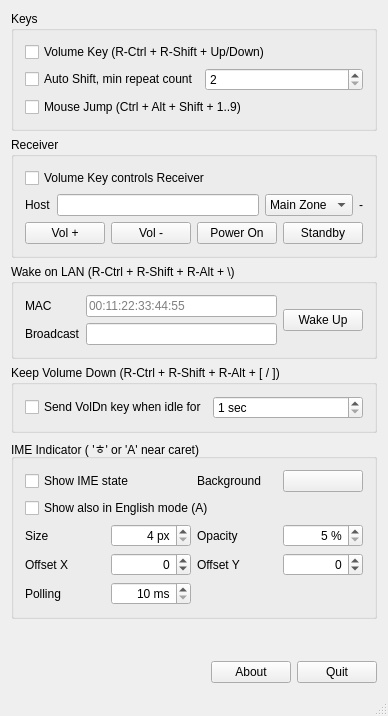
<?xml version="1.0" encoding="UTF-8"?>
<ui version="4.0">
 <class>xWndMainClass</class>
 <widget class="QMainWindow" name="xWndMainClass">
  <property name="geometry">
   <rect>
    <x>0</x>
    <y>0</y>
    <width>382</width>
    <height>716</height>
   </rect>
  </property>
  <property name="windowTitle">
   <string>WinKeyUtil</string>
  </property>
  <property name="windowIcon">
   <iconset resource="WndMain.qrc">
    <normaloff>:/xWndMain/res/WinKeyUtil.ico</normaloff>:/xWndMain/res/WinKeyUtil.ico</iconset>
  </property>
  <widget class="QWidget" name="centralWidget">
   <layout class="QVBoxLayout" name="layoutMain">
    <item>
     <widget class="QGroupBox" name="grpKeys">
      <property name="title">
       <string>Keys</string>
      </property>
      <layout class="QGridLayout" name="layoutKeys">
       <item row="0" column="0" colspan="2">
        <widget class="QCheckBox" name="chkVolumeKey">
         <property name="text">
          <string>Volume Key (R-Ctrl + R-Shift + Up/Down)</string>
         </property>
        </widget>
       </item>
       <item row="1" column="0">
        <widget class="QCheckBox" name="chkAutoShift">
         <property name="text">
          <string>Auto Shift, min repeat count</string>
         </property>
        </widget>
       </item>
       <item row="1" column="1">
        <widget class="QSpinBox" name="spinMinRepeat">
         <property name="minimum">
          <number>2</number>
         </property>
         <property name="maximum">
          <number>100</number>
         </property>
        </widget>
       </item>
       <item row="2" column="0" colspan="2">
        <widget class="QCheckBox" name="chkMouseJump">
         <property name="text">
          <string>Mouse Jump (Ctrl + Alt + Shift + 1..9)</string>
         </property>
        </widget>
       </item>
      </layout>
     </widget>
    </item>
    <item>
     <widget class="QGroupBox" name="grpReceiver">
      <property name="title">
       <string>Receiver</string>
      </property>
      <property name="checkable">
       <bool>false</bool>
      </property>
      <layout class="QGridLayout" name="layoutReceiver">
       <item row="0" column="0" colspan="4">
        <widget class="QCheckBox" name="chkReceiver">
         <property name="text">
          <string>Volume Key controls Receiver</string>
         </property>
        </widget>
       </item>
       <item row="1" column="0">
        <widget class="QLabel" name="lblHost">
         <property name="text">
          <string>Host</string>
         </property>
        </widget>
       </item>
       <item row="1" column="1">
        <widget class="QLineEdit" name="edtHost"/>
       </item>
       <item row="1" column="2">
        <widget class="QComboBox" name="cmbZone">
         <item>
          <property name="text">
           <string>Main Zone</string>
          </property>
         </item>
         <item>
          <property name="text">
           <string>Zone 2</string>
          </property>
         </item>
        </widget>
       </item>
       <item row="1" column="3">
        <widget class="QLabel" name="lblVolume">
         <property name="text">
          <string>-</string>
         </property>
         <property name="alignment">
          <set>Qt::AlignmentFlag::AlignRight|Qt::AlignmentFlag::AlignTrailing|Qt::AlignmentFlag::AlignVCenter</set>
         </property>
        </widget>
       </item>
       <item row="2" column="0" colspan="4">
        <layout class="QHBoxLayout" name="layoutReceiverButtons">
         <item>
          <widget class="QPushButton" name="btnVolumeUp">
           <property name="text">
            <string>Vol +</string>
           </property>
          </widget>
         </item>
         <item>
          <widget class="QPushButton" name="btnVolumeDown">
           <property name="text">
            <string>Vol -</string>
           </property>
          </widget>
         </item>
         <item>
          <widget class="QPushButton" name="btnPowerOn">
           <property name="text">
            <string>Power On</string>
           </property>
          </widget>
         </item>
         <item>
          <widget class="QPushButton" name="btnPowerOff">
           <property name="text">
            <string>Standby</string>
           </property>
          </widget>
         </item>
        </layout>
       </item>
      </layout>
     </widget>
    </item>
    <item>
     <widget class="QGroupBox" name="grpWOL">
      <property name="title">
       <string>Wake on LAN (R-Ctrl + R-Shift + R-Alt + \)</string>
      </property>
      <layout class="QGridLayout" name="layoutWOL">
       <item row="0" column="0">
        <widget class="QLabel" name="lblMAC">
         <property name="text">
          <string>MAC</string>
         </property>
        </widget>
       </item>
       <item row="0" column="1">
        <widget class="QLineEdit" name="edtMAC">
         <property name="placeholderText">
          <string>00:11:22:33:44:55</string>
         </property>
        </widget>
       </item>
       <item row="0" column="2" rowspan="2">
        <widget class="QPushButton" name="btnWakeUp">
         <property name="text">
          <string>Wake Up</string>
         </property>
        </widget>
       </item>
       <item row="1" column="0">
        <widget class="QLabel" name="lblBroadcast">
         <property name="text">
          <string>Broadcast</string>
         </property>
        </widget>
       </item>
       <item row="1" column="1">
        <widget class="QLineEdit" name="edtBroadcast"/>
       </item>
      </layout>
     </widget>
    </item>
    <item>
     <widget class="QGroupBox" name="grpGenerator">
      <property name="title">
       <string>Keep Volume Down (R-Ctrl + R-Shift + R-Alt + [ / ])</string>
      </property>
      <layout class="QHBoxLayout" name="layoutGenerator">
       <item>
        <widget class="QCheckBox" name="chkGenerate">
         <property name="text">
          <string>Send VolDn key when idle for</string>
         </property>
        </widget>
       </item>
       <item>
        <widget class="QSpinBox" name="spinInterval">
         <property name="suffix">
          <string> sec</string>
         </property>
         <property name="minimum">
          <number>1</number>
         </property>
         <property name="maximum">
          <number>86400</number>
         </property>
        </widget>
       </item>
      </layout>
     </widget>
    </item>
    <item>
     <widget class="QGroupBox" name="grpIme">
      <property name="title">
       <string>IME Indicator ( 'ㅎ' or 'A' near caret)</string>
      </property>
      <layout class="QGridLayout" name="layoutIme">
       <item row="0" column="0" colspan="2">
        <widget class="QCheckBox" name="chkImeIndicator">
         <property name="text">
          <string>Show IME state</string>
         </property>
        </widget>
       </item>
       <item row="1" column="0" colspan="4">
        <widget class="QCheckBox" name="chkImeShowEnglish">
         <property name="text">
          <string>Show also in English mode (A)</string>
         </property>
        </widget>
       </item>
       <item row="2" column="0">
        <widget class="QLabel" name="lblImeSize">
         <property name="text">
          <string>Size</string>
         </property>
        </widget>
       </item>
       <item row="2" column="1">
        <widget class="QSpinBox" name="spinImeSize">
         <property name="alignment">
          <set>Qt::AlignmentFlag::AlignRight|Qt::AlignmentFlag::AlignTrailing|Qt::AlignmentFlag::AlignVCenter</set>
         </property>
         <property name="suffix">
          <string> px</string>
         </property>
         <property name="minimum">
          <number>4</number>
         </property>
         <property name="maximum">
          <number>32</number>
         </property>
        </widget>
       </item>
       <item row="0" column="2">
        <widget class="QLabel" name="lblImeColor">
         <property name="text">
          <string>Background</string>
         </property>
        </widget>
       </item>
       <item row="0" column="3">
        <widget class="QPushButton" name="btnImeColor"/>
       </item>
       <item row="2" column="2">
        <widget class="QLabel" name="lblImeOpacity">
         <property name="text">
          <string>Opacity</string>
         </property>
        </widget>
       </item>
       <item row="2" column="3">
        <widget class="QSpinBox" name="spinImeOpacity">
         <property name="alignment">
          <set>Qt::AlignmentFlag::AlignRight|Qt::AlignmentFlag::AlignTrailing|Qt::AlignmentFlag::AlignVCenter</set>
         </property>
         <property name="suffix">
          <string> %</string>
         </property>
         <property name="minimum">
          <number>5</number>
         </property>
         <property name="maximum">
          <number>100</number>
         </property>
         <property name="singleStep">
          <number>5</number>
         </property>
        </widget>
       </item>
       <item row="4" column="0">
        <widget class="QLabel" name="lblImeInterval">
         <property name="text">
          <string>Polling</string>
         </property>
        </widget>
       </item>
       <item row="4" column="1">
        <widget class="QSpinBox" name="spinImeInterval">
         <property name="alignment">
          <set>Qt::AlignmentFlag::AlignRight|Qt::AlignmentFlag::AlignTrailing|Qt::AlignmentFlag::AlignVCenter</set>
         </property>
         <property name="suffix">
          <string> ms</string>
         </property>
         <property name="minimum">
          <number>10</number>
         </property>
         <property name="maximum">
          <number>10000</number>
         </property>
         <property name="singleStep">
          <number>10</number>
         </property>
        </widget>
       </item>
       <item row="3" column="0">
        <widget class="QLabel" name="lblImeX">
         <property name="text">
          <string>Offset X</string>
         </property>
        </widget>
       </item>
       <item row="3" column="1">
        <widget class="QSpinBox" name="spinImeX">
         <property name="alignment">
          <set>Qt::AlignmentFlag::AlignRight|Qt::AlignmentFlag::AlignTrailing|Qt::AlignmentFlag::AlignVCenter</set>
         </property>
         <property name="minimum">
          <number>-500</number>
         </property>
         <property name="maximum">
          <number>500</number>
         </property>
        </widget>
       </item>
       <item row="3" column="2">
        <widget class="QLabel" name="lblImeY">
         <property name="text">
          <string>Offset Y</string>
         </property>
        </widget>
       </item>
       <item row="3" column="3">
        <widget class="QSpinBox" name="spinImeY">
         <property name="alignment">
          <set>Qt::AlignmentFlag::AlignRight|Qt::AlignmentFlag::AlignTrailing|Qt::AlignmentFlag::AlignVCenter</set>
         </property>
         <property name="minimum">
          <number>-500</number>
         </property>
         <property name="maximum">
          <number>500</number>
         </property>
        </widget>
       </item>
      </layout>
     </widget>
    </item>
    <item>
     <spacer name="spacer">
      <property name="orientation">
       <enum>Qt::Orientation::Vertical</enum>
      </property>
      <property name="sizeHint" stdset="0">
       <size>
        <width>0</width>
        <height>0</height>
       </size>
      </property>
     </spacer>
    </item>
    <item>
     <layout class="QHBoxLayout" name="layoutBottom">
      <item>
       <spacer name="spacerBottom">
        <property name="orientation">
         <enum>Qt::Orientation::Horizontal</enum>
        </property>
        <property name="sizeHint" stdset="0">
         <size>
          <width>0</width>
          <height>0</height>
         </size>
        </property>
       </spacer>
      </item>
      <item>
       <widget class="QPushButton" name="btnAbout">
        <property name="text">
         <string>About</string>
        </property>
       </widget>
      </item>
      <item>
       <widget class="QPushButton" name="btnQuit">
        <property name="text">
         <string>Quit</string>
        </property>
       </widget>
      </item>
     </layout>
    </item>
   </layout>
  </widget>
  <widget class="QStatusBar" name="statusBar"/>
 </widget>
 <layoutdefault spacing="6" margin="11"/>
 <tabstops>
  <tabstop>chkVolumeKey</tabstop>
  <tabstop>chkAutoShift</tabstop>
  <tabstop>spinMinRepeat</tabstop>
  <tabstop>chkMouseJump</tabstop>
  <tabstop>chkReceiver</tabstop>
  <tabstop>edtHost</tabstop>
  <tabstop>cmbZone</tabstop>
  <tabstop>btnVolumeUp</tabstop>
  <tabstop>btnVolumeDown</tabstop>
  <tabstop>btnPowerOn</tabstop>
  <tabstop>btnPowerOff</tabstop>
  <tabstop>edtMAC</tabstop>
  <tabstop>btnWakeUp</tabstop>
  <tabstop>edtBroadcast</tabstop>
  <tabstop>chkGenerate</tabstop>
  <tabstop>spinInterval</tabstop>
  <tabstop>chkImeIndicator</tabstop>
  <tabstop>btnImeColor</tabstop>
  <tabstop>chkImeShowEnglish</tabstop>
  <tabstop>spinImeSize</tabstop>
  <tabstop>spinImeOpacity</tabstop>
  <tabstop>spinImeX</tabstop>
  <tabstop>spinImeY</tabstop>
  <tabstop>spinImeInterval</tabstop>
  <tabstop>btnAbout</tabstop>
  <tabstop>btnQuit</tabstop>
 </tabstops>
 <resources>
  <include location="WndMain.qrc"/>
 </resources>
 <connections/>
</ui>
